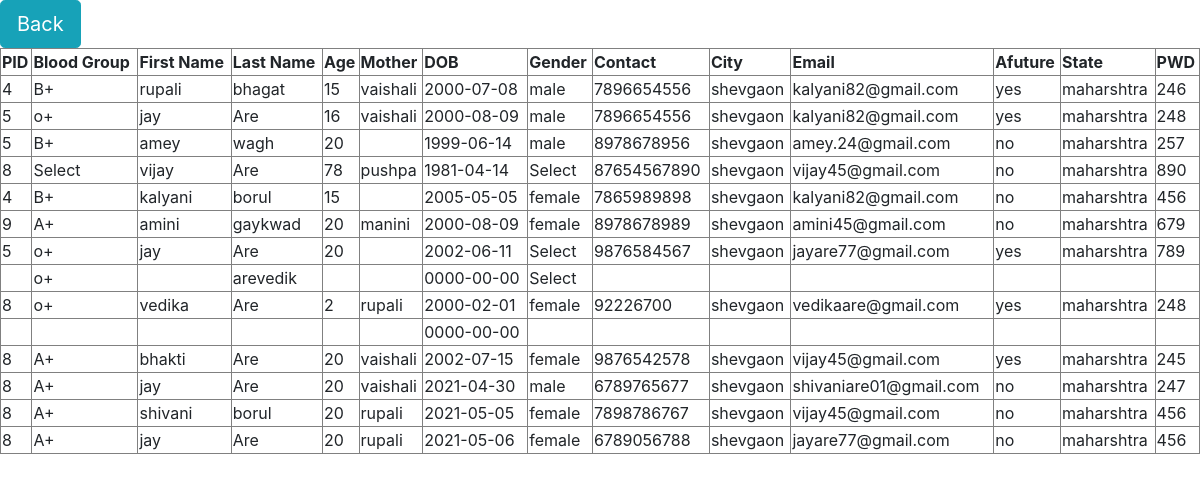
/donotapp.php, run on the app's committed database.
### tables this page shows
CREATE TABLE `patientinfo` (
  `pid` int(11) NOT NULL,
  `p_id` text NOT NULL,
  `bgroup` text NOT NULL,
  `fname` varchar(50) NOT NULL,
  `lname` varchar(50) NOT NULL,
  `age` varchar(50) NOT NULL,
  `mname` varchar(60) NOT NULL,
  `dob` date NOT NULL,
  `gender` varchar(70) NOT NULL,
  `cnumber` text NOT NULL,
  `city` varchar(60) NOT NULL,
  `email` varchar(60) NOT NULL,
  `afuture` text NOT NULL,
  `state` varchar(70) NOT NULL,
  `pwd` text NOT NULL
);

### donotapp.php (the view, shortened to what this page needs)
<!DOCTYPE html>
<html>
<head>
	<link rel="stylesheet" href="https://maxcdn.bootstrapcdn.com/bootstrap/4.0.0/css/bootstrap.min.css">
</head>
<body>
	<table border="1" width="100%">
		<tr>
			<th>PID</th>
			<th>Blood Group</th>
			<th>First Name</th>
			<th>Last Name</th>
			<th>Age</th>
			<th>Mother</th>
			<th>DOB</th>
			<th>Gender</th>
			<th>Contact</th>
			<th>City</th>
			<th>Email</th>
			<th>Afuture</th>
			<th>State</th>
			<th>PWD</th>
		</tr>
		<?php
$conn=mysqli_connect('localhost','root','');
$dbsel=mysqli_select_db($conn,'ibrain');
if($dbsel){
$query="SELECT * from patientinfo";
$record=mysqli_query($conn,$query);
while($row=mysqli_fetch_assoc($record)){
extract($row);
?>
<tr>
	<td>
		<?=$p_id;?>
	</td>
	<td>
		<?=$bgroup;?>
	</td>
	<td>
		<?=$fname;?>
	</td>
	<td>
		<?=$lname;?>
	</td>
	<td>
		<?=$age;?>
	</td>
	<td>
		<?=$mname;?>
	</td>
	<td>
		<?=$dob;?>
	</td>
	<td>
		<?=$gender;?>
	</td>
	<td>
		<?=$cnumber?>
	</td>
	<td>
		<?=$city?>
	</td>
	<td>
		<?=$email?>
	</td>
	<td>
		<?=$afuture?>
	</td>
	<td>
		<?=$state?>
	</td>
	<td>
		<?=$pwd?>
	</td>
</tr>
<?php
}
}
?>
<a href="logs.html"><button type="button" class="btn btn-lg btn-info">Back</button></a>
</table>
</body>
</html>

### data on the page
patientinfo: p "4", bgroup "B+", fname "rupali", lname "bhagat", age "15", mname "vaishali", dob "2000-07-08", gender "male", cnumber "7896654556", city "shevgaon", email "kalyani82@gmail.com", afuture "yes", state "maharshtra", pwd "246"
patientinfo: p "5", bgroup "o+", fname "jay", lname "Are", age "16", mname "vaishali", dob "2000-08-09", gender "male", cnumber "7896654556", city "shevgaon", email "kalyani82@gmail.com", afuture "yes", state "maharshtra", pwd "248"
patientinfo: p "5", bgroup "B+", fname "amey", lname "wagh", age "20", dob "1999-06-14", gender "male", cnumber "8978678956", city "shevgaon", email "amey.24@gmail.com", afuture "no", state "maharshtra", pwd "257"
patientinfo: p "8", bgroup "Select", fname "vijay", lname "Are", age "78", mname "pushpa", dob "1981-04-14", gender "Select", cnumber "87654567890", city "shevgaon", email "vijay45@gmail.com", afuture "no", state "maharshtra", pwd "890"
patientinfo: p "4", bgroup "B+", fname "kalyani", lname "borul", age "15", dob "2005-05-05", gender "female", cnumber "7865989898", city "shevgaon", email "kalyani82@gmail.com", afuture "no", state "maharshtra", pwd "456"
patientinfo: p "9", bgroup "A+", fname "amini", lname "gaykwad", age "20", mname "manini", dob "2000-08-09", gender "female", cnumber "8978678989", city "shevgaon", email "amini45@gmail.com", afuture "no", state "maharshtra", pwd "679"
patientinfo: p "5", bgroup "o+", fname "jay", lname "Are", age "20", dob "2002-06-11", gender "Select", cnumber "9876584567", city "shevgaon", email "jayare77@gmail.com", afuture "yes", state "maharshtra", pwd "789"
patientinfo: bgroup "o+", lname "arevedik", dob "0000-00-00", gender "Select"
patientinfo: p "8", bgroup "o+", fname "vedika", lname "Are", age "2", mname "rupali", dob "2000-02-01", gender "female", cnumber "92226700", city "shevgaon", email "vedikaare@gmail.com", afuture "yes", state "maharshtra", pwd "248"
patientinfo: dob "0000-00-00"
patientinfo: p "8", bgroup "A+", fname "bhakti", lname "Are", age "20", mname "vaishali", dob "2002-07-15", gender "female", cnumber "9876542578", city "shevgaon", email "vijay45@gmail.com", afuture "yes", state "maharshtra", pwd "245"
patientinfo: p "8", bgroup "A+", fname "jay", lname "Are", age "20", mname "vaishali", dob "2021-04-30", gender "male", cnumber "6789765677", city "shevgaon", email "shivaniare01@gmail.com", afuture "no", state "maharshtra", pwd "247"
patientinfo: p "8", bgroup "A+", fname "shivani", lname "borul", age "20", mname "rupali", dob "2021-05-05", gender "female", cnumber "7898786767", city "shevgaon", email "vijay45@gmail.com", afuture "no", state "maharshtra", pwd "456"
patientinfo: p "8", bgroup "A+", fname "jay", lname "Are", age "20", mname "rupali", dob "2021-05-06", gender "female", cnumber "6789056788", city "shevgaon", email "jayare77@gmail.com", afuture "no", state "maharshtra", pwd "456"
